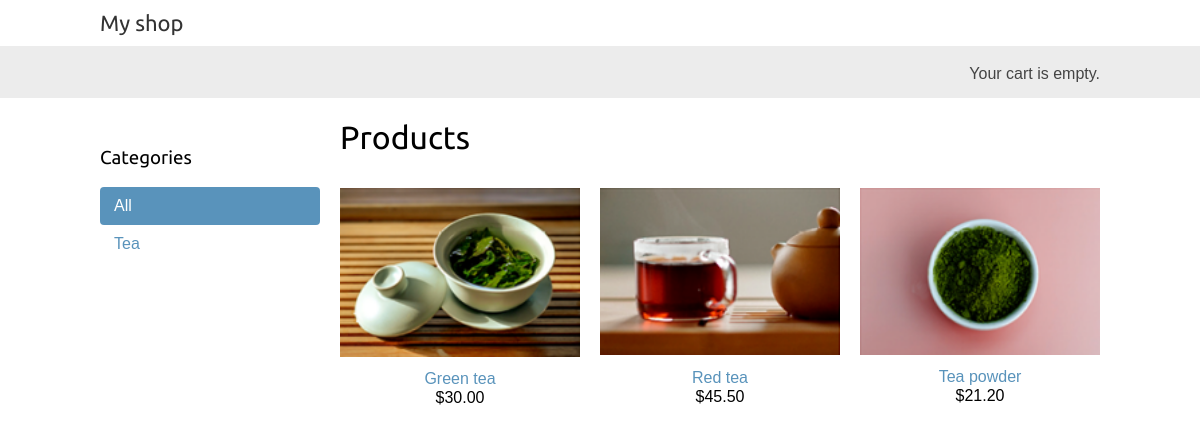
The page / on the database its author committed.
### shop/models.py (models this page shows, shortened)
class Category(models.Model):
    name = models.CharField(max_length=200)
    slug = models.SlugField(max_length=200, unique=True)
    class Meta:
        ordering = ['name']
        indexes = [
            models.Index(fields=['name']),
        ]
        verbose_name = 'category'
        verbose_name_plural = 'categories'
    def get_absolute_url(self):
        return reverse(
            'shop:product_list_by_category', args=[self.slug]
        )

class Product(models.Model):
    category = models.ForeignKey(    # Una foreignkey al modelo de category - relación de uno a muchos
        Category,
        related_name = 'products',
        on_delete = models.CASCADE
    )
    name = models.CharField(max_length=200)                         # Nombre del producto
    slug = models.SlugField(max_length=200)                         # Slug del producto para crear mejores url
    image = models.ImageField(                                      # Imagen opcional del producto
        upload_to='products/%Y/%m/%d',
        blank=True
    )
    description = models.TextField(blank=True)                      # Descripción opcional del producto
    price = models.DecimalField(max_digits=10, decimal_places=2)    # Decimales para le precio
    available = models.BooleanField(default=True)                   # Indicamos si el producto esta disponible o no
    created = models.DateTimeField(auto_now_add=True)               # Fecha de creación del objeto
    updated = models.DateTimeField(auto_now=True)                   # Fecha de actualización del objeto
    class Meta:
        ordering = ['name']
        indexes = [                                                 # Definimos el indice de multiples campos
            models.Index(fields=['id', 'slug']),                    # Utilizaresmo los indices para mejorar las consultas SQL
            models.Index(fields=['name']),
            models.Index(fields=['-created']),                      # Definimos el índice en orden descendente
        ]
    def get_absolute_url(self):    # get_absolute_url nos permite obtener la url de una objeto determinado
        return reverse('shop:product_detail', args=[self.id, self.slug])

### shop/views.py (the view)
# urls.py: path('', views.product_list, name='product_list'),
def product_list(request, category_slug=None):
    category = None
    categories = Category.objects.all()
    products = Product.objects.filter(available=True)    # Recuperamos solo los productos disponibles
    if category_slug:
        category = get_object_or_404(Category, slug=category_slug)
        products = products.filter(category=category)
    return render(
        request,
        'shop/product/list.html',
        {
            'category': category,
            'categories': categories,
            'products': products
        }
    )

### cart/cart.py (called while the page is built)
    def __len__(self):
        return sum(item['quantity'] for item in self.cart.values())

### cart/context_processors.py (called while the page is built)
def cart(request):
    return {'cart': Cart(request)}

### shop/templates/shop/product/list.html (shortened to what this page needs)
{% extends "shop/base.html" %}
{% load static %}
{% block content %}
  <div id="sidebar">
    <h3>Categories</h3>
    <ul>
      <li {% if not category %}class="selected"{% endif %}>
        <a href="{% url 'shop:product_list' %}">All</a>
      </li>
      {% for c in categories %}
        <li {% if category.slug == c.slug %}class="selected"{% endif %}>
          <a href="{{ c.get_absolute_url }}">{{ c.name }}</a>
        </li>
      {% endfor %}
    </ul>
  </div>
  <div id="main" class="product-list">
    <h1>{% if category %}{{ category.name }}{% else %}Products{% endif %}</h1>
    {% for product in products %}
      <div class="item">
        <a href="{{ product.get_absolute_url }}">
          <img src="{% if product.image %}{{ product.image.url }}{% else %}{% static 'img/no_image.png' %}{% endif %}">
        </a>
        <a href="{{ product.get_absolute_url }}">{{ product.name }}</a>
        <br>
        ${{ product.price }}
      </div>
    {% endfor %}
  </div>
{% endblock %}

### shop/static/css/base.css (style rules this page uses)
body { margin:0; padding:0; font-family:helvetica, sans-serif; }
h1, h2, h3, h4, h5 , h6 { font-family: 'Ubuntu', sans-serif; font-weight:normal; }
a { text-decoration:none; color:#5993bb; }
#sidebar { width:220px; padding:30px 20px 0 0; float:left; }
#sidebar ul { margin:0; padding:0; }
#sidebar ul li { margin:0; list-style:none; padding:10px 14px; }
#sidebar ul li a { display:block; }
#sidebar ul li.selected { background:#5993bb; border-radius:4px; }
#sidebar ul li.selected a { color:#fff; }
#main { float:left; width: 96%; margin-right:-220px; overflow:hidden; }
.product-list .item { width:25%; padding:10px 20px 10px 0; float:left; text-align:center; line-height:1.2; }
.product-list .item img { width:100%; margin-bottom:8px; }

### rows shown on the page
Category: name "Tea"
Product: image (picture), name "Green tea", price "30.00"
Product: image (picture), name "Red tea", price "45.50"
Product: image (picture), name "Tea powder", price "21.20"
